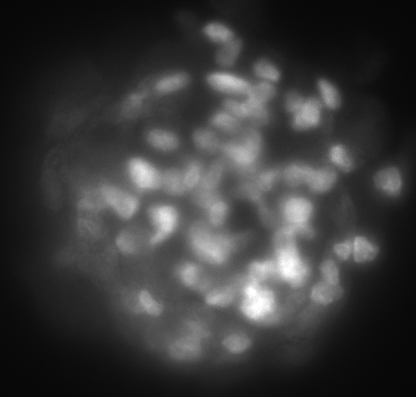
#> input picture img/test3.png, 416 x 397 px
$ python 'segmenting from skit.py'
#> lines starting #> are read from the running program, lines starting #| are printed output that depends on the picture; after the words box and inside, x2 and y2 are one past the last pixel; in counts of white or black regions, pixels touching at a corner belong together
import cv2
import numpy as np
from matplotlib import pyplot as plt
from scipy import ndimage as ndi
import skimage as ski


plt.close('all')

def process_image(image_path):
    # Load image in grayscale
#> called with image_path = 'img/test3.png'
    image = cv2.imread(image_path, cv2.IMREAD_GRAYSCALE)
#> image is the input picture: shape (397, 416); min 6, max 255, mean 57.8

    # Apply median filter to reduce noise while preserving edges
    median_filtered_image = cv2.medianBlur(image, 5)

    # Normalize the image to enhance contrast
    norm_image = cv2.normalize(median_filtered_image, None, 0, 255, cv2.NORM_MINMAX)

    return image, norm_image


image_path = 'img/test3.png'


image, processed_image = process_image(image_path)


fig, ax = plt.subplots(figsize=(5, 5))
qcs = ax.contour(processed_image, origin='image')
ax.set_title('Contour plot of the same raw image')
plt.show()
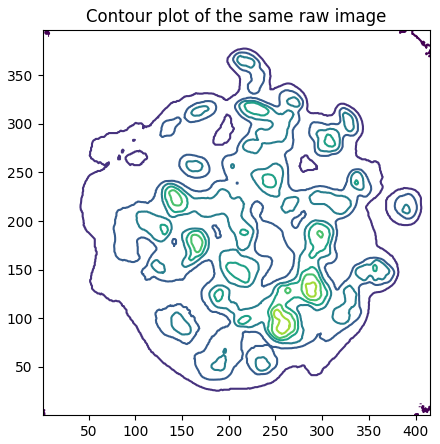
#> figure drawn by matplotlib, 1 panel

thresholds = ski.filters.threshold_multiotsu(image, classes=3)
#> thresholds = [50, 111]
regions = np.digitize(image, bins=thresholds)
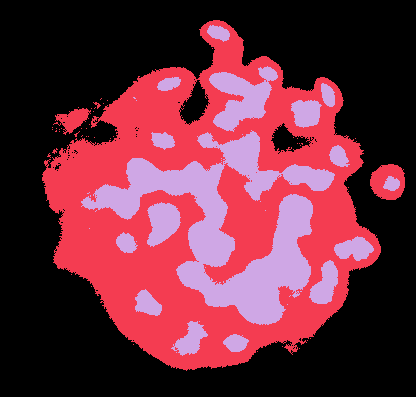
#> regions: shape (397, 416) int64; 3 distinct labels, from 0 to 2; one colour per label, 0 black


cells = image > thresholds[0]
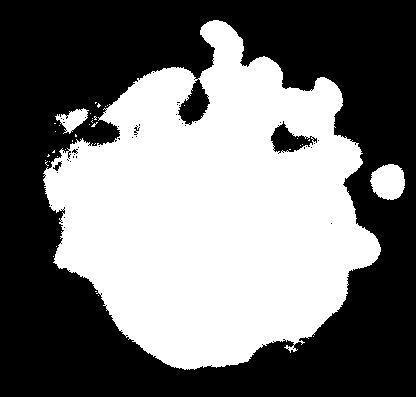
#> cells: shape (397, 416) bool; 45.3% white; 37 white regions (34 under 20 px), largest, box (x1, y1, x2, y2) and area: (43, 20, 381, 370) 73392, (370, 164, 405, 200) 975, (55, 108, 89, 134) 428
dividing = image > thresholds[1]
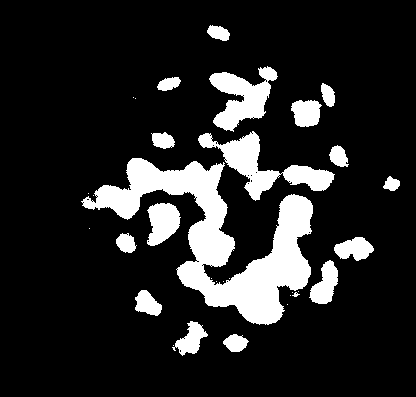
#> dividing: shape (397, 416) bool; 14.7% white; 32 white regions (14 under 20 px), largest, box (x1, y1, x2, y2) and area: (81, 158, 313, 325) 12836, (198, 131, 335, 201) 2890, (209, 66, 278, 132) 2237
labeled_cells = ski.measure.label(cells)
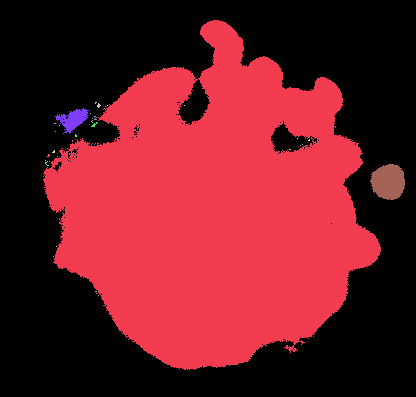
#> labeled_cells: shape (397, 416) int32; 38 distinct labels, from 0 to 37; one colour per label, 0 black
labeled_dividing = ski.measure.label(dividing)
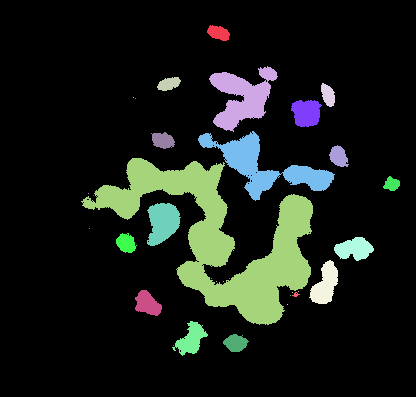
#> labeled_dividing: shape (397, 416) int32; 33 distinct labels, from 0 to 32; one colour per label, 0 black
naive_mi = labeled_dividing.max() / labeled_cells.max()
#> naive_mi = 0.865

print(labeled_cells.max())
#| 37

$ run again, with img/test2.png copied over img/test3.png
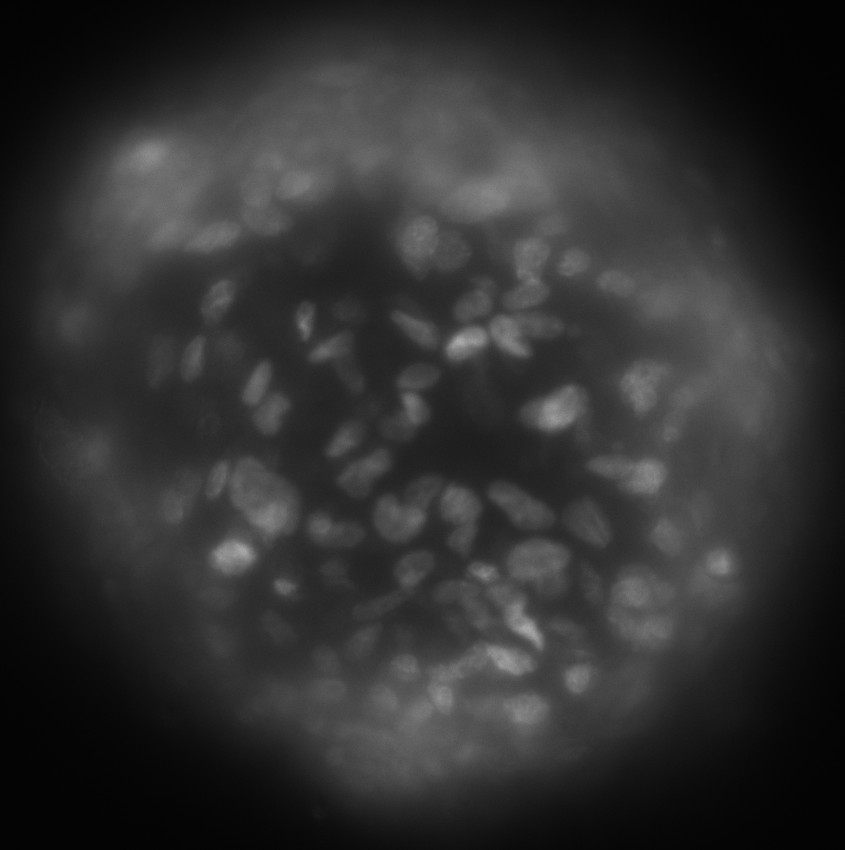
#> input picture img/test2.png, 845 x 850 px
#> in process_image, image is the input picture: shape (850, 845); min 2, max 173, mean 47.8
#> thresholds = [32, 68]
#> regions: shape (850, 845) int64; 3 distinct labels, from 0 to 2
#> `cells = image > thresholds[0]`:
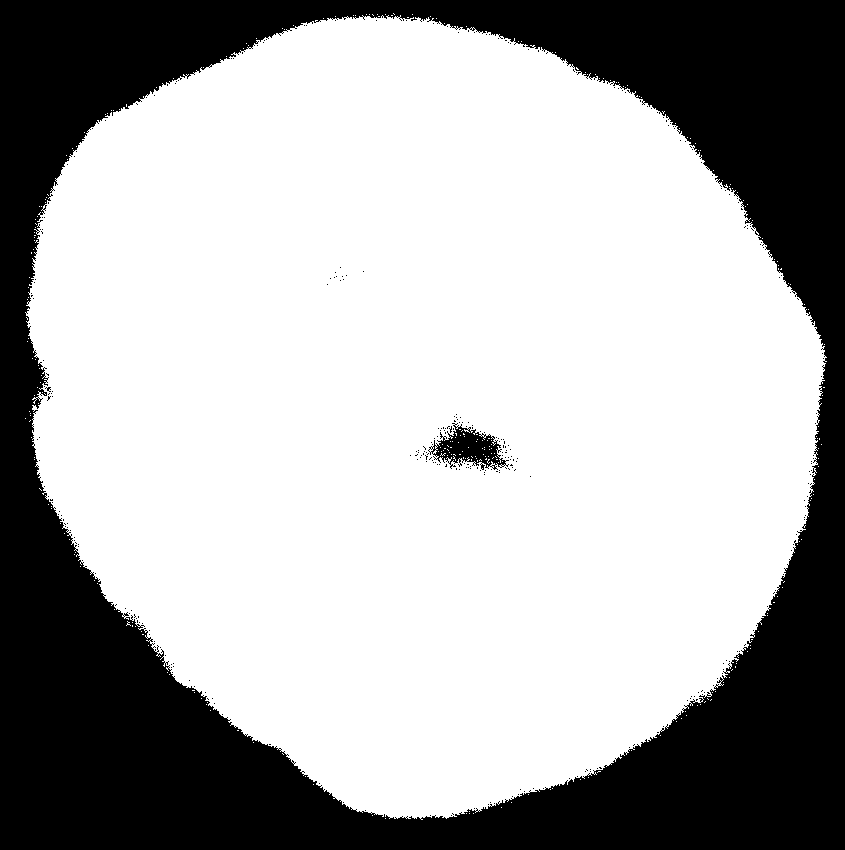
#> cells: shape (850, 845) bool; 67.2% white; 337 black regions (335 under 20 px), largest, box (x1, y1, x2, y2) and area: (0, 0, 845, 850) 233225, (428, 423, 509, 470) 1759
#> dividing: shape (850, 845) bool; 25.8% white; 471 white regions (446 under 20 px), largest, box (x1, y1, x2, y2) and area: (85, 61, 785, 788) 160329, (205, 457, 298, 581) 6808, (523, 384, 589, 434) 2239
#> labeled_cells: shape (850, 845) int32; 285 distinct labels, from 0 to 284
#> `labeled_dividing = ski.measure.label(dividing)`:
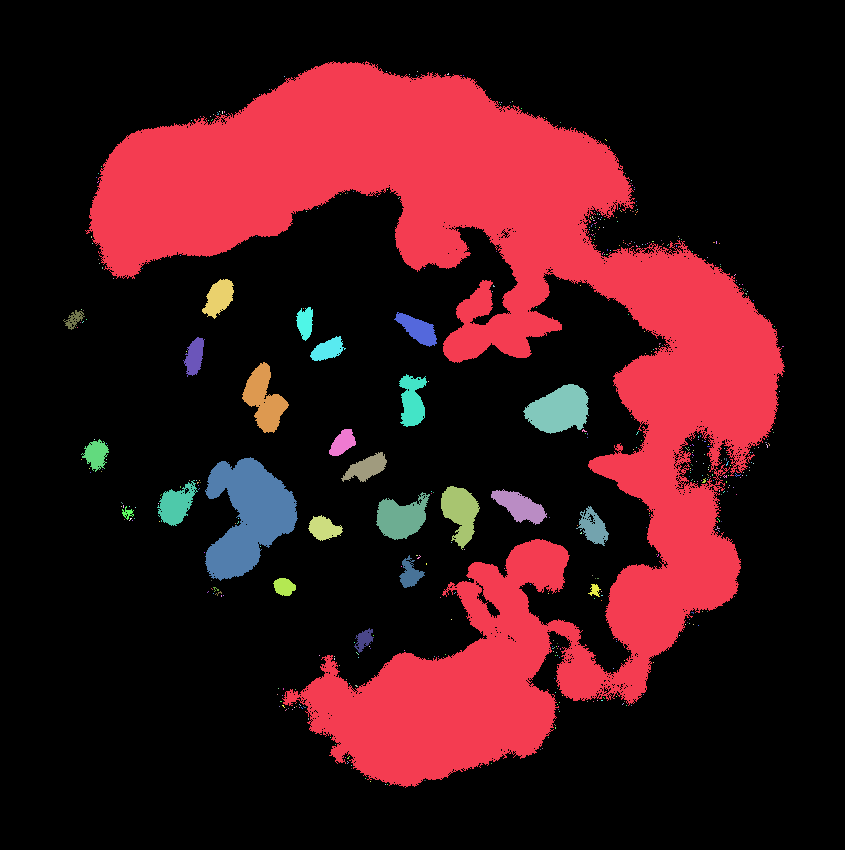
#> labeled_dividing: shape (850, 845) int32; 472 distinct labels, from 0 to 471; one colour per label, 0 black
#> naive_mi = 1.66
#| 284

$ run again, with img/test4.png copied over img/test3.png
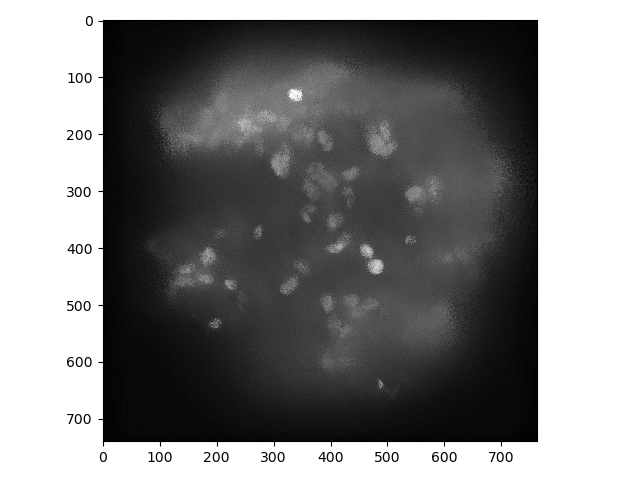
#> input picture img/test4.png, 640 x 480 px
#> in process_image, image is the input picture: shape (480, 640); min 0, max 255, mean 130.1
#> thresholds = [48, 165]
#> regions: shape (480, 640) int64; 3 distinct labels, from 0 to 2
#> `cells = image > thresholds[0]`:
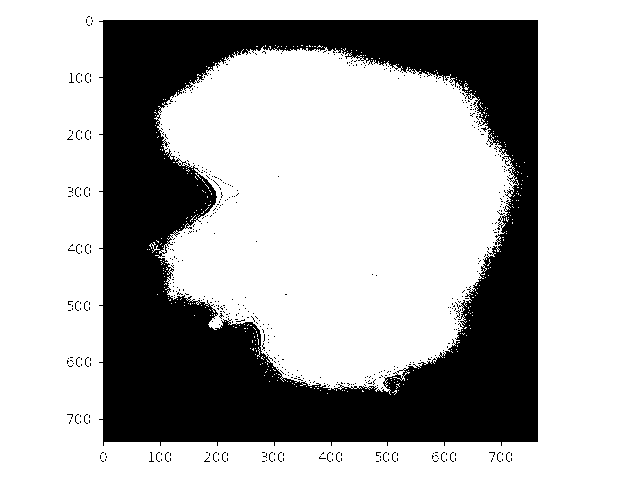
#> cells: shape (480, 640) bool; 69.3% white; 540 black regions (539 under 20 px), largest, box (x1, y1, x2, y2) and area: (99, 20, 538, 446) 93062
#> dividing: shape (480, 640) bool; 39.9% white; 62 white regions (27 under 20 px), largest, box (x1, y1, x2, y2) and area: (0, 0, 640, 480) 121274, (288, 89, 303, 101) 135, (368, 260, 383, 274) 103
#> labeled_cells: shape (480, 640) int32; 333 distinct labels, from 0 to 332
#> `labeled_dividing = ski.measure.label(dividing)`:
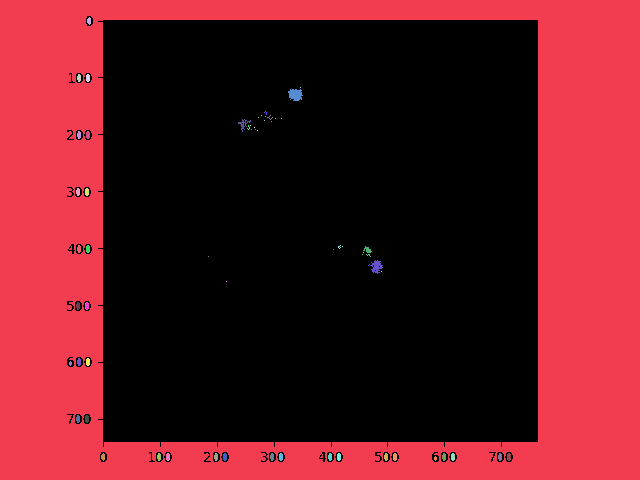
#> labeled_dividing: shape (480, 640) int32; 63 distinct labels, from 0 to 62; one colour per label, 0 black
#> naive_mi = 0.187
#| 332
